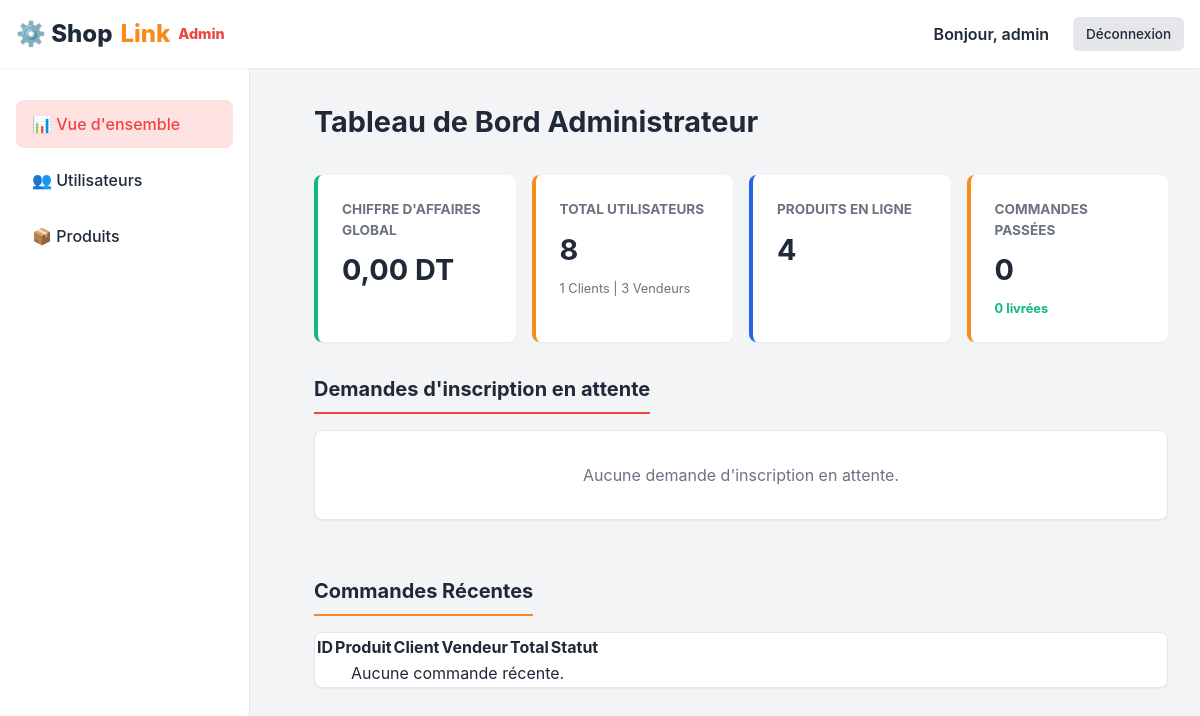
Page /public/index.php?page=admin_dashboard (signed in) on the earlier database version.
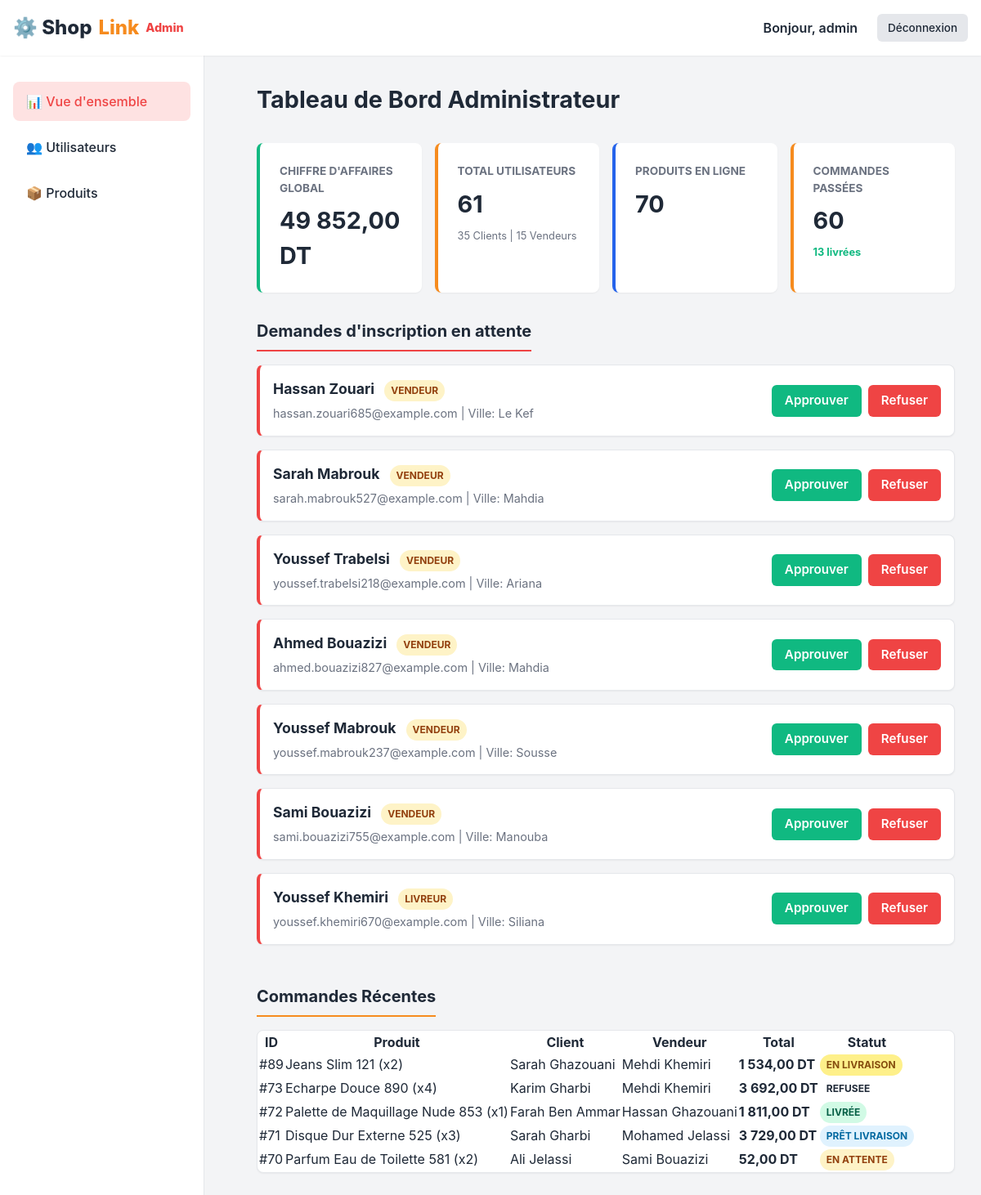
Same page on the later database version.
### tables this page shows
CREATE TABLE `users` (
  `id` int(11) NOT NULL,
  `nom` varchar(100) NOT NULL,
  `email` varchar(100) NOT NULL,
  `password` varchar(255) NOT NULL,
  `role` enum('client','vendeur','livreur','admin') NOT NULL,
  `ville` varchar(100) NOT NULL,
  `created_at` timestamp NOT NULL DEFAULT current_timestamp(),
  `status` enum('pending','approved','rejected') DEFAULT 'pending',
  `telephone` varchar(20) DEFAULT NULL,
  `cin` varchar(50) DEFAULT NULL
);

CREATE TABLE `commandes` (
  `id` int(11) NOT NULL,
  `client_id` int(11) DEFAULT NULL,
  `vendeur_id` int(11) DEFAULT NULL,
  `livreur_id` int(11) DEFAULT NULL,
  `statut` enum('en attente','en attente livraison','en livraison','livree','refusee') DEFAULT NULL,
  `created_at` timestamp NOT NULL DEFAULT current_timestamp(),
  `produit_id` int(11) DEFAULT NULL,
  `nom` varchar(100) DEFAULT NULL,
  `prenom` varchar(100) DEFAULT NULL,
  `phone` varchar(20) DEFAULT NULL,
  `adresse` varchar(255) DEFAULT NULL,
  `quantite` int(11) NOT NULL DEFAULT 1,
  `ville` varchar(100) DEFAULT NULL
);

CREATE TABLE `produits` (
  `id` int(11) NOT NULL,
  `nom` varchar(100) NOT NULL,
  `prix` decimal(10,2) NOT NULL,
  `description` text DEFAULT NULL,
  `image` varchar(255) DEFAULT NULL,
  `user_id` int(11) DEFAULT NULL,
  `created_at` timestamp NOT NULL DEFAULT current_timestamp(),
  `categorie_id` int(11) DEFAULT NULL,
  `stock` int(11) DEFAULT 0
);

### app/views/admin/dashboard.php (the view, shortened to what this page needs)
<?php
include(__DIR__ . "/../../../config/db.php");
$resUsers = $conn->query("
    SELECT
        COUNT(*) as total_users,
        SUM(CASE WHEN role='client' THEN 1 ELSE 0 END) as total_clients,
        SUM(CASE WHEN role='vendeur' THEN 1 ELSE 0 END) as total_vendeurs,
        SUM(CASE WHEN role='livreur' THEN 1 ELSE 0 END) as total_livreurs
    FROM users
");
$statsUsers = $resUsers->fetch_assoc();
$resProduits = $conn->query("SELECT COUNT(*) as total_produits FROM produits");
$statsProduits = $resProduits->fetch_assoc();
$resCommandes = $conn->query("
    SELECT
        COUNT(c.id) as total_commandes,
        SUM(CASE WHEN c.statut='livree' THEN 1 ELSE 0 END) as commandes_livrees,
        SUM(CASE WHEN c.statut='livree' THEN (p.prix * c.quantite) ELSE 0 END) as chiffre_affaires
    FROM commandes c
    JOIN produits p ON c.produit_id = p.id
");
$statsCommandes = $resCommandes->fetch_assoc();
$recentOrders = $conn->query("
    SELECT c.id, c.statut, c.created_at, c.quantite, p.nom as produit_nom, p.prix, u.nom as client_nom, v.nom as vendeur_nom
    FROM commandes c
    JOIN produits p ON c.produit_id = p.id
    JOIN users u ON c.client_id = u.id
    JOIN users v ON c.vendeur_id = v.id
    ORDER BY c.created_at DESC
    LIMIT 5
");
function formatMoney($amount) {
    return number_format((float)($amount ?? 0), 2, ',', ' ') . ' DT';
}
function getStatusBadge($statut) {
    switch ($statut) {
        case 'en attente': return '<span class="badge badge-pending">En attente</span>';
        case 'en attente livraison': return '<span class="badge badge-info" style="background:#e0f2fe; color:#0369a1;">Prêt livraison</span>';
        case 'en livraison': return '<span class="badge badge-info" style="background:#fef08a; color:#854d0e;">En livraison</span>';
        case 'livree': return '<span class="badge badge-success">Livrée</span>';
        default: return '<span class="badge">' . htmlspecialchars($statut) . '</span>';
    }
}
?>
<!DOCTYPE html>
<html lang="fr">
<head>
    <link rel="stylesheet" href="/ShopLink/public/style.css">
</head>
<body>
    <nav class="navbar">
        <div class="navbar-container">
            <a href="index.php?page=admin_dashboard" class="navbar-brand">⚙️ Shop<span>Link</span> <small style="color: var(--danger); font-size: 0.9rem;">Admin</small></a>
            <div class="navbar-nav">
                <span class="nav-user">Bonjour, <?= htmlspecialchars($_SESSION['user']['nom']); ?></span>
                <a href="/ShopLink/app/controllers/AuthController.php?logout=1" class="btn btn-secondary" style="padding: 0.4rem 0.8rem; font-size: 0.85rem;">Déconnexion</a>
            </div>
        </div>
    </nav>
    <div class="dashboard-grid">
        <aside class="sidebar">
            <ul class="sidebar-menu">
                <li><a href="index.php?page=admin_dashboard" style="background: #fee2e2; color: var(--danger);">📊 Vue d'ensemble</a></li>
                <li><a href="index.php?page=users">👥 Utilisateurs</a></li>
                <li><a href="index.php?page=admin_produits">📦 Produits</a></li>
            </ul>
        </aside>
        <main class="dashboard-content">
            <div class="page-header">
                <h1 class="page-title">Tableau de Bord Administrateur</h1>
            </div>
            <div class="kpi-grid">
                <div class="kpi-card success">
                    <h3>Chiffre d'Affaires Global</h3>
                    <div class="value"><?= formatMoney($statsCommandes['chiffre_affaires']); ?></div>
                </div>
                <div class="kpi-card">
                    <h3>Total Utilisateurs</h3>
                    <div class="value"><?= (int)$statsUsers['total_users']; ?></div>
                    <div style="font-size: 0.8rem; color: var(--text-muted); margin-top: 0.5rem;">
                        <?= (int)$statsUsers['total_clients']; ?> Clients | <?= (int)$statsUsers['total_vendeurs']; ?> Vendeurs
                    </div>
                </div>
                <div class="kpi-card warning">
                    <h3>Produits en Ligne</h3>
                    <div class="value"><?= (int)$statsProduits['total_produits']; ?></div>
                </div>
                <div class="kpi-card">
                    <h3>Commandes Passées</h3>
                    <div class="value"><?= (int)$statsCommandes['total_commandes']; ?></div>
                    <div style="font-size: 0.8rem; color: var(--success); margin-top: 0.5rem; font-weight: bold;">
                        <?= (int)$statsCommandes['commandes_livrees']; ?> livrées
                    </div>
                </div>
            </div>
            <div style="display: grid; grid-template-columns: 1fr; gap: 2rem;">
                <section>
                    <h2 style="font-size: 1.25rem; margin-bottom: 1rem; border-bottom: 2px solid var(--danger); padding-bottom: 0.5rem; display: inline-block;">Demandes d'inscription en attente</h2>
                    <?php
                    $sql = "SELECT * FROM users WHERE status='pending' AND (role='vendeur' OR role='livreur')";
                    $result = $conn->query($sql);
                    if ($result && $result->num_rows > 0):
                        while ($user = $result->fetch_assoc()):
                    ?>
                        <div class="card" style="margin-bottom: 1rem; border-left: 4px solid var(--danger); padding: 1rem;">
                            <div style="display: flex; justify-content: space-between; align-items: center; flex-wrap: wrap; gap: 1rem;">
                                <div>
                                    <h3 style="margin: 0 0 0.25rem 0; font-size: 1.1rem;">
                                        <?= htmlspecialchars($user['nom']); ?>
                                        <span class="badge badge-pending" style="margin-left: 0.5rem;"><?= htmlspecialchars($user['role']); ?></span>
                                    </h3>
                                    <div style="color: var(--text-muted); font-size: 0.9rem;">
                                        <?= htmlspecialchars($user['email']); ?> | Ville: <?= htmlspecialchars($user['ville'] ?? '-'); ?>
                                    </div>
                                </div>
                                <div style="display: flex; gap: 0.5rem;">
                                    <a href="../../app/controllers/AdminController.php?approve=<?= $user['id'] ?>" class="btn btn-success" style="padding: 0.5rem 1rem;">Approuver</a>
                                    <a href="../../app/controllers/AdminController.php?reject=<?= $user['id'] ?>" class="btn btn-danger" style="padding: 0.5rem 1rem;" onclick="return confirm('Refuser cette inscription ?');">Refuser</a>
                                </div>
                            </div>
                        </div>
                    <?php
                        endwhile;
                    else:
                    ?>
                        <div class="card" style="text-align: center; padding: 2rem;">
                            <p style="color: var(--text-muted); font-size: 1rem;">Aucune demande d'inscription en attente.</p>
                        </div>
                    <?php endif; ?>
                </section>
                <section>
                    <h2 style="font-size: 1.25rem; margin-bottom: 1rem; border-bottom: 2px solid var(--primary); padding-bottom: 0.5rem; display: inline-block;">Commandes Récentes</h2>
                    <div class="card" style="padding: 0; overflow-x: auto;">
                        <table class="data-table">
                            <thead>
                                <tr>
                                    <th>ID</th>
                                    <th>Produit</th>
                                    <th>Client</th>
                                    <th>Vendeur</th>
                                    <th>Total</th>
                                    <th>Statut</th>
                                </tr>
                            </thead>
                            <tbody>
                                <?php if ($recentOrders && $recentOrders->num_rows > 0): ?>
                                    <?php while ($ord = $recentOrders->fetch_assoc()): ?>
                                        <tr>
                                            <td>#<?= $ord['id'] ?></td>
                                            <td><?= htmlspecialchars($ord['produit_nom']) ?> (x<?= $ord['quantite'] ?>)</td>
                                            <td><?= htmlspecialchars($ord['client_nom']) ?></td>
                                            <td><?= htmlspecialchars($ord['vendeur_nom']) ?></td>
                                            <td style="font-weight: bold;"><?= formatMoney($ord['prix'] * $ord['quantite']) ?></td>
                                            <td><?= getStatusBadge($ord['statut']) ?></td>
                                        </tr>
                                    <?php endwhile; ?>
                                <?php else: ?>
                                    <tr>
                                        <td colspan="6" style="text-align: center;">Aucune commande récente.</td>
                                    </tr>
                                <?php endif; ?>
                            </tbody>
                        </table>
                    </div>
                </section>
            </div>
        </main>
    </div>
</body>
</html>

### public/index.php (shortened to what this page needs)
<?php
$page = $_GET['page'] ?? 'client_home';
switch ($page) {
    case 'admin_dashboard':
        include("../app/views/admin/dashboard.php");
        break;
}

### public/style.css (style rules this page uses)
:root { --primary: #f68b1e; --primary-hover: #e07b1a; --secondary: #2563eb; --secondary-hover: #1d4ed8; --danger: #ef4444; --danger-hover: #dc2626; --success: #10b981; --bg-color: #f3f4f6; --surface: #ffffff; --text-main: #1f2937; --text-muted: #6b7280; --border-color: #e5e7eb; --shadow-sm: 0 1px 2px 0 rgba(0, 0, 0, 0.05); --shadow-md: 0 4px 6px -1px rgba(0, 0, 0, 0.1), 0 2px 4px -1px rgba(0, 0, 0, 0.06); --shadow-lg: 0 10px 15px -3px rgba(0, 0, 0, 0.1), 0 4px 6px -2px rgba(0, 0, 0, 0.05); --radius: 8px; }
* { box-sizing: border-box; margin: 0; padding: 0; }
body { font-family: -apple-system, BlinkMacSystemFont, "Segoe UI", Roboto, "Helvetica Neue", Arial, sans-serif; background-color: var(--bg-color); color: var(--text-main); line-height: 1.5; }
a { color: var(--secondary); text-decoration: none; transition: color 0.2s; }
.navbar { background-color: var(--surface); box-shadow: var(--shadow-sm); position: sticky; top: 0; z-index: 50; }
.navbar-container { max-width: 1200px; margin: 0 auto; padding: 1rem; display: flex; justify-content: space-between; align-items: center; }
.navbar-brand { font-size: 1.5rem; font-weight: 800; color: var(--text-main); text-decoration: none !important; display: flex; align-items: center; gap: 0.5rem; }
.navbar-brand span { color: var(--primary); }
.navbar-nav { display: flex; align-items: center; gap: 1.5rem; }
.navbar-nav a { color: var(--text-main); font-weight: 500; text-decoration: none !important; }
.nav-user { display: flex; align-items: center; gap: 0.5rem; font-weight: 600; }
.page-header { display: flex; justify-content: space-between; align-items: center; margin-bottom: 2rem; flex-wrap: wrap; gap: 1rem; }
.page-title { font-size: 1.8rem; font-weight: 700; color: var(--text-main); }
.card { background-color: var(--surface); border-radius: var(--radius); box-shadow: var(--shadow-sm); padding: 1.5rem; margin-bottom: 1.5rem; border: 1px solid var(--border-color); }
.btn { display: inline-flex; align-items: center; justify-content: center; padding: 0.6rem 1.2rem; border-radius: 6px; font-weight: 600; font-size: 0.95rem; cursor: pointer; border: none; transition: all 0.2s; text-decoration: none !important; }
.btn-secondary { background-color: #e5e7eb; color: var(--text-main) !important; }
.btn-danger { background-color: var(--danger); color: white !important; }
.btn-success { background-color: var(--success); color: white !important; }
.badge { display: inline-block; padding: 0.25rem 0.5rem; font-size: 0.75rem; font-weight: 700; border-radius: 9999px; text-transform: uppercase; }
.badge-pending { background-color: #fef3c7; color: #92400e; }
.badge-info { background-color: #e0f2fe; color: #0369a1; }
.badge-success { background-color: #d1fae5; color: #065f46; }
.dashboard-grid { display: grid; grid-template-columns: 250px 1fr; gap: 2rem; min-height: calc(100vh - 64px); }
.sidebar { background: var(--surface); border-right: 1px solid var(--border-color); padding: 2rem 1rem; }
.sidebar-menu { list-style: none; padding: 0; display: flex; flex-direction: column; gap: 0.5rem; }
.sidebar-menu a { display: block; padding: 0.75rem 1rem; border-radius: var(--radius); color: var(--text-main); font-weight: 500; text-decoration: none; transition: all 0.2s; }
.dashboard-content { padding: 2rem; }
.kpi-grid { display: grid; grid-template-columns: repeat(auto-fit, minmax(200px, 1fr)); gap: 1rem; margin-bottom: 2rem; }
.kpi-card { background: var(--surface); padding: 1.5rem; border-radius: var(--radius); box-shadow: var(--shadow-sm); border-left: 4px solid var(--secondary); }
.kpi-card h3 { color: var(--text-muted); font-size: 0.85rem; text-transform: uppercase; margin-bottom: 0.5rem; }
.kpi-card .value { font-size: 1.8rem; font-weight: bold; color: var(--text-main); }
.kpi-card.success { border-left-color: var(--success); }

Differences in the rows shown:
added users: nom "Hassan Zouari", role "VENDEUR", email "hassan.zouari685@example.com", ville "Le Kef"
added users: nom "Sarah Mabrouk", role "VENDEUR", email "sarah.mabrouk527@example.com", ville "Mahdia"
added users: nom "Youssef Trabelsi", role "VENDEUR", email "youssef.trabelsi218@example.com", ville "Ariana"
added users: nom "Ahmed Bouazizi", role "VENDEUR", email "ahmed.bouazizi827@example.com", ville "Mahdia"
added users: nom "Youssef Mabrouk", role "VENDEUR", email "youssef.mabrouk237@example.com", ville "Sousse"
added users: nom "Sami Bouazizi", role "VENDEUR", email "sami.bouazizi755@example.com", ville "Manouba"
added users: nom "Youssef Khemiri", role "LIVREUR", email "youssef.khemiri670@example.com", ville "Siliana"
added commandes: id "89", produit.nom "Jeans Slim 121", quantite "2", client.nom "Sarah Ghazouani", vendeur.nom "Mehdi Khemiri", formatMoney($ord['prix'] * $ord['quantite']) "1 534,00 DT", statut "EN LIVRAISON"
added commandes: id "73", produit.nom "Echarpe Douce 890", quantite "4", client.nom "Karim Gharbi", vendeur.nom "Mehdi Khemiri", formatMoney($ord['prix'] * $ord['quantite']) "3 692,00 DT", statut "REFUSEE"
added commandes: id "72", produit.nom "Palette de Maquillage Nude 853", quantite "1", client.nom "Farah Ben Ammar", vendeur.nom "Hassan Ghazouani", formatMoney($ord['prix'] * $ord['quantite']) "1 811,00 DT", statut "LIVRÉE"
added commandes: id "71", produit.nom "Disque Dur Externe 525", quantite "3", client.nom "Sarah Gharbi", vendeur.nom "Mohamed Jelassi", formatMoney($ord['prix'] * $ord['quantite']) "3 729,00 DT", shows "PRÊT LIVRAISON"
added commandes: id "70", produit.nom "Parfum Eau de Toilette 581", quantite "2", client.nom "Ali Jelassi", vendeur.nom "Sami Bouazizi", formatMoney($ord['prix'] * $ord['quantite']) "52,00 DT", statut "EN ATTENTE"
Other differences:
formatMoney($statsCommandes['chiffre_affaires']): "0,00 DT" → "49 852,00 DT"
$statsUsers['total_users']: "8" → "61"
$statsUsers['total_clients']: "1" → "35"
$statsUsers['total_vendeurs']: "3" → "15"
$statsProduits['total_produits']: "4" → "70"
$statsCommandes['total_commandes']: "0" → "60"
$statsCommandes['commandes_livrees']: "0" → "13"
text no longer shown: "Aucune demande d'inscription en attente. Aucune commande récente."
